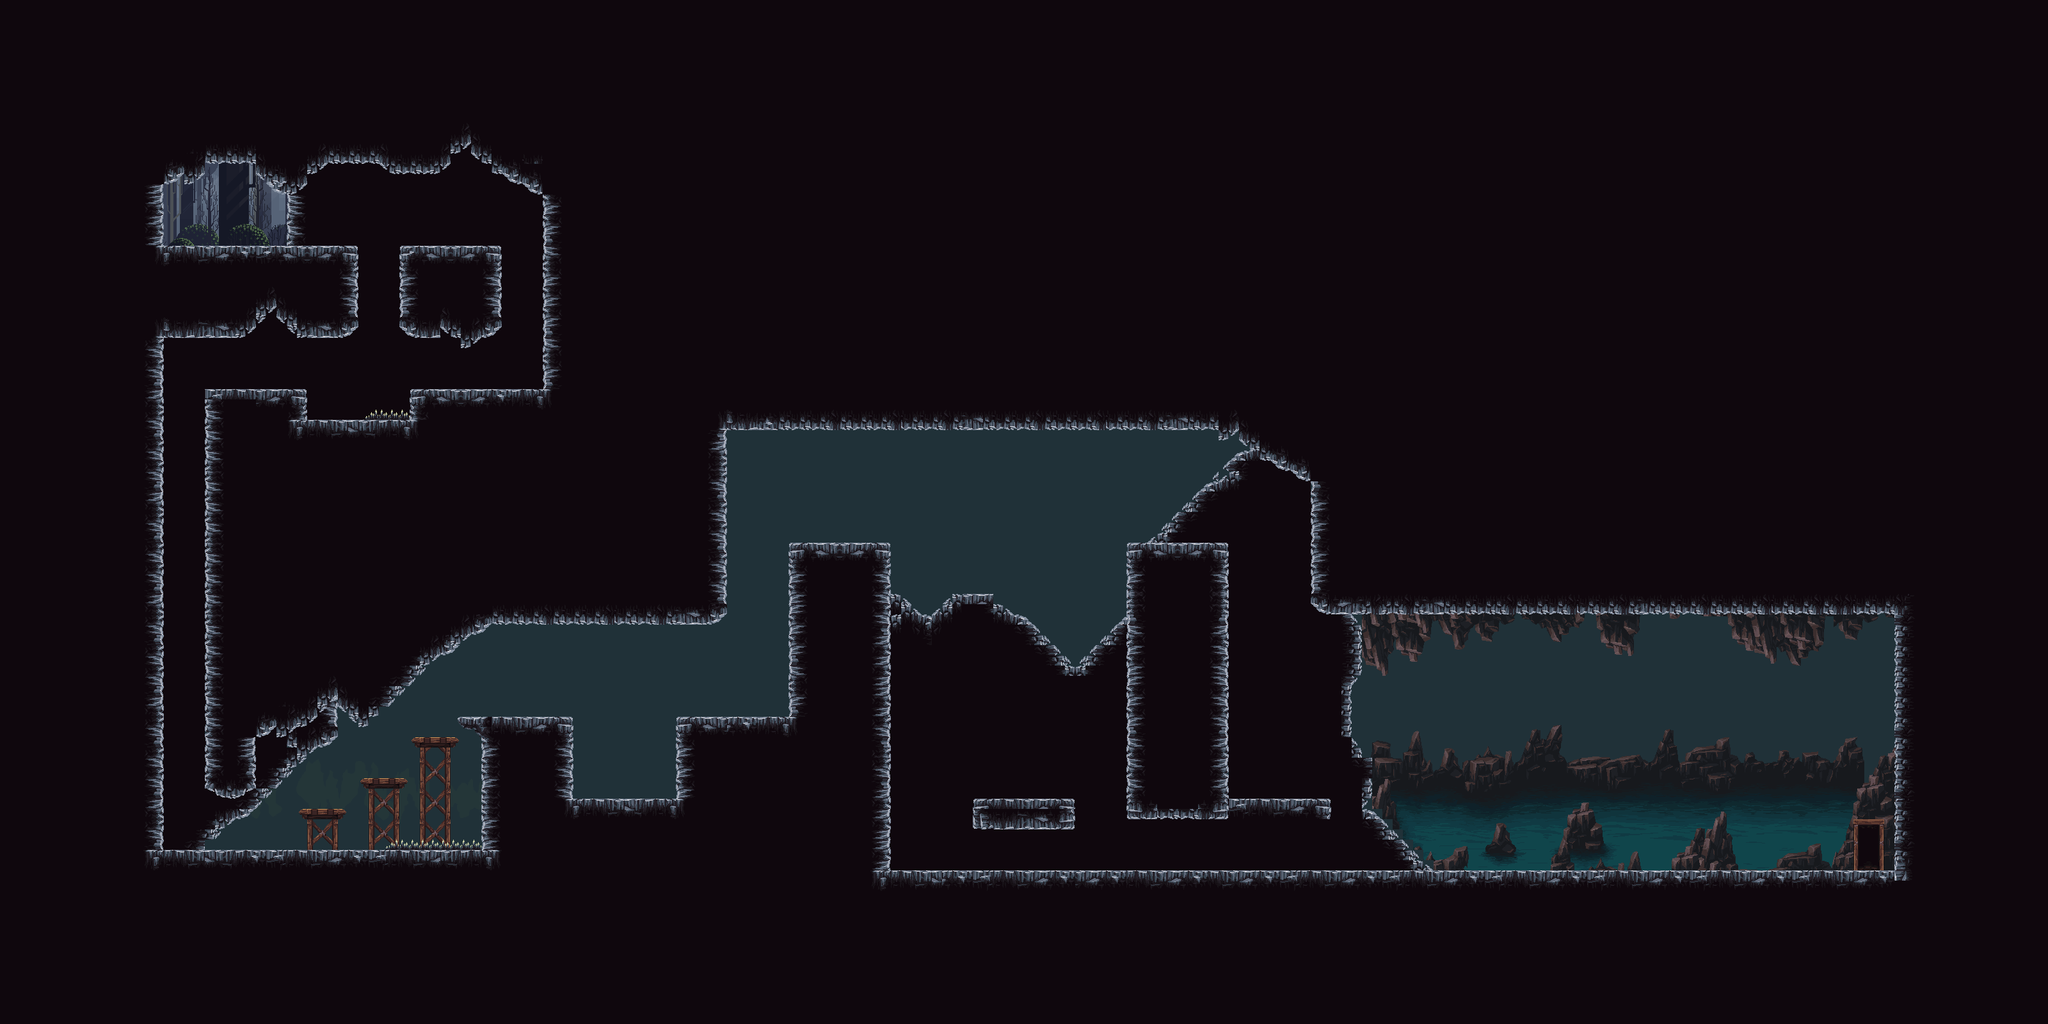

Tiled map render using the project's own tile images. Description and the map definition, with tile-layer contents summarised, below:
An orthogonal 200x100 tile map with 16x16 px tiles, 6 tile layers (Tile Layer 6, Decor, Background, Tile Layer 5, ...), 4 tilesets and 45 objects.

<map version="1.10" tiledversion="1.10.0" orientation="orthogonal" renderorder="right-down" width="200" height="100" tilewidth="16" tileheight="16" infinite="0" nextlayerid="14" nextobjectid="93">
 <tileset firstgid="1" source="Cave.tsx" />
 <tileset firstgid="4097" source="Background.tsx" />
 <tileset firstgid="6939" source="backgroundcave.tsx" />
 <tileset firstgid="8739" source="background4b.tsx" />
 <layer id="8" name="Tile Layer 6" width="200" height="100">
  <data>[20000 cells, 9042 non-empty, 1150 distinct tile ids]</data>
 </layer>
 <layer id="4" name="Decor" width="200" height="100">
  <data>[20000 cells, 119 non-empty, 23 distinct tile ids]</data>
 </layer>
 <layer id="6" name="Background" width="200" height="100">
  <data>[20000 cells, 5047 non-empty, 2541 distinct tile ids]</data>
 </layer>
 <layer id="7" name="Tile Layer 5" width="200" height="100">
  <data>[20000 cells, 1536 non-empty, 14 distinct tile ids]</data>
 </layer>
 <layer id="1" name="Ground" width="200" height="100">
  <data>[20000 cells, 15559 non-empty, 89 distinct tile ids]</data>
 </layer>
 <layer id="5" name="Spike" width="200" height="100">
  <data>[20000 cells, 15 non-empty, 2 distinct tile ids]</data>
 </layer>
 <objectgroup id="9" name="WallBox" visible="0">
  <object id="1" x="0" y="0" width="256" height="1600" />
  <object id="8" x="259" y="1.33333" width="1007.67" height="190.667" />
  <object id="10" x="853" y="192" width="283" height="784" />
  <object id="11" x="640" y="650" width="208" height="326" />
  <object id="15" x="320" y="643" width="160" height="489" />
  <object id="16" x="320" y="1136" width="80" height="112" />
  <object id="17" x="480" y="705.636" width="160" height="270.364" />
  <object id="18" x="480" y="976" width="112" height="128" />
  <object id="19" x="592" y="976" width="48" height="96" />
  <object id="20" x="640" y="976" width="48" height="64" />
  <object id="21" x="688" y="976" width="32" height="32" />
  <object id="22" x="720" y="976" width="16" height="16" />
  <object id="28" x="752" y="1139.5" width="144" height="460.5" />
  <object id="32" x="720" y="1120" width="32" height="16" />
  <object id="36" x="896" y="1268.5" width="160" height="59.5" />
  <object id="38" x="1234.67" y="870" width="157.333" height="538" />
  <object id="39" x="1057" y="1140" width="175" height="204" />
  <object id="44" x="2960" y="928" width="128" height="432" />
  <object id="46" x="2048" y="752" width="912" height="208" />
  <object id="49" x="2048" y="608" width="96" height="144" />
  <object id="51" x="1136" y="544" width="912" height="128" />
  <object id="52" x="1520" y="1267.33" width="160" height="28.6667" />
  <object id="53" x="1760" y="870.667" width="160" height="409.333" />
  <object id="54" x="1920" y="1248" width="160" height="32" />
 </objectgroup>
 <objectgroup id="13" name="GroundBox">
  <object id="68" x="258.5" y="384" width="302.833" height="38.6667" />
  <object id="69" x="628" y="384" width="154.5" height="42.6667" />
  <object id="70" x="640.667" y="608.667" width="209.583" height="38.5833" />
  <object id="73" x="480" y="654.667" width="160" height="49.3333" />
  <object id="74" x="320" y="608" width="160" height="32" />
  <object id="75" x="257.5" y="1328" width="493.167" height="32" />
  <object id="77" x="475" y="1264" width="58.75" height="12.5" />
  <object id="78" x="567.75" y="1215.75" width="66.5" height="11.5" />
  <object id="79" x="652.083" y="1152" width="59.3333" height="13" />
  <object id="80" x="720" y="1120" width="176" height="16" />
  <object id="81" x="1056" y="1120" width="176" height="16" />
  <object id="82" x="898.182" y="1248" width="155.455" height="16" />
  <object id="83" x="1232" y="848" width="160" height="16" />
  <object id="84" x="1520" y="1248" width="160" height="16" />
  <object id="85" x="1760" y="848" width="160" height="16" />
  <object id="86" x="1920" y="1248" width="160" height="16" />
  <object id="87" x="1392" y="1360" width="1568" height="16" />
 </objectgroup>
 <objectgroup id="10" name="Hazards" visible="0">
  <object id="57" x="569" y="638" width="70" height="19" />
  <object id="58" x="604.667" y="1315.33" width="146" height="15" />
 </objectgroup>
 <objectgroup id="12" name="Jump" visible="0">
  <object id="65" x="1203" y="1096.5" width="26" height="24" />
 </objectgroup>
 <objectgroup id="11" name="Exit" visible="0">
  <object id="59" x="2896" y="1280" width="48" height="80" />
 </objectgroup>
</map>
